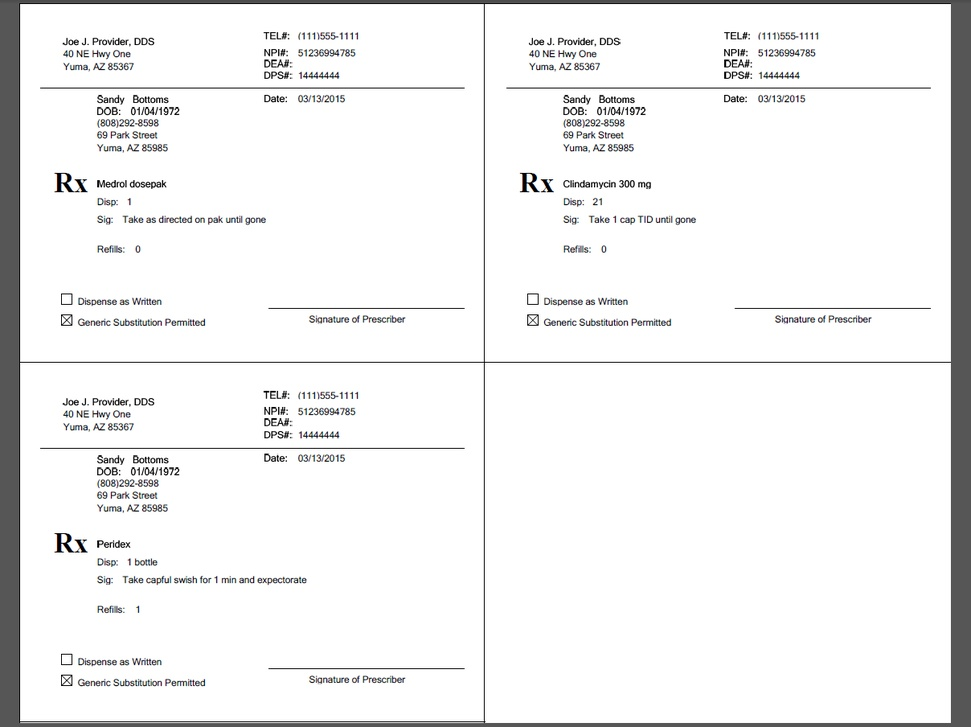
#> input picture raw.jpg, 971 x 727 px, shrunk from 1208 x 904 before the run
$ python TTT.py
#> lines starting #> are read from the running program, lines starting #| are printed output that depends on the picture; after the words box and inside, x2 and y2 are one past the last pixel; in counts of white or black regions, pixels touching at a corner belong together
#> in process_image, image is the input picture: shape (727, 971, 3); mean B, G, R 240.3, 240.3, 240.2
import cv2
import numpy as np

def enhance_contrast(image):
    lab = cv2.cvtColor(image, cv2.COLOR_BGR2LAB)
    l, a, b = cv2.split(lab)

    clahe = cv2.createCLAHE(clipLimit=2.0, tileGridSize=(8, 8))
    cl = clahe.apply(l)

    enhanced_img = cv2.merge((cl, a, b))
    return cv2.cvtColor(enhanced_img, cv2.COLOR_LAB2BGR)

def detect_edges(image):
    gray = cv2.cvtColor(image, cv2.COLOR_BGR2GRAY)

    blurred = cv2.GaussianBlur(gray, (5, 5), 0)

    edges = cv2.Canny(blurred, 50, 150)
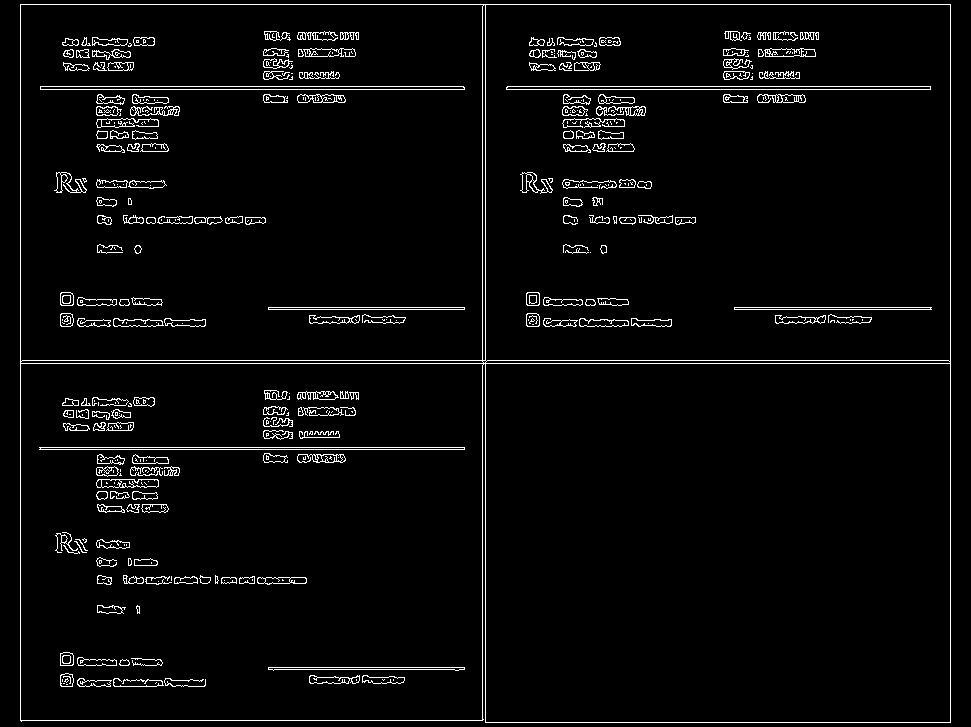
#> edges: shape (727, 971); 3.6% white in thin lines or dots
    return edges

def find_document_contour(edges):
    contours, _ = cv2.findContours(edges, cv2.RETR_EXTERNAL, cv2.CHAIN_APPROX_SIMPLE)
#> contours = 1 contour; box (x1, y1, x2, y2) and area: (20, 4, 951, 723) 665744

    contours = sorted(contours, key=cv2.contourArea, reverse=True)

    for contour in contours:
        perimeter = cv2.arcLength(contour, True)
        approx = cv2.approxPolyDP(contour, 0.02 * perimeter, True)

        if len(approx) == 4:
            return approx
#> this loop made 1 pass
#> perimeter on pass 1: 4009.9
    return None

def apply_perspective_transform(image, contour):
    pts = contour.reshape(4, 2)
    rect = np.zeros((4, 2), dtype="float32")

    s = pts.sum(axis=1)
    rect[0] = pts[np.argmin(s)]
    rect[2] = pts[np.argmax(s)]

    diff = np.diff(pts, axis=1)
    rect[1] = pts[np.argmin(diff)]
    rect[3] = pts[np.argmax(diff)]

    (tl, tr, br, bl) = rect
    widthA = np.linalg.norm(br - bl)
    widthB = np.linalg.norm(tr - tl)
    maxWidth = max(int(widthA), int(widthB))

    heightA = np.linalg.norm(tr - br)
    heightB = np.linalg.norm(tl - bl)
    maxHeight = max(int(heightA), int(heightB))

    dst = np.array([
        [0, 0],
        [maxWidth - 1, 0],
        [maxWidth - 1, maxHeight - 1],
        [0, maxHeight - 1]
    ], dtype="float32")

    M = cv2.getPerspectiveTransform(rect, dst)
    warped = cv2.warpPerspective(image, M, (maxWidth, maxHeight))
    return warped

def process_image(image_path):
    image = cv2.imread(image_path)
    original = image.copy()

    edges = detect_edges(image)
    cv2.imwrite("detect_edges.jpg", edges)

    contour = find_document_contour(edges)
    contour_image = original.copy()
    cv2.drawContours(contour_image, contour, -1, (0, 255, 0), 2)
    cv2.imwrite("draw_contours.jpg", contour_image)

    if contour is None:
        print("No document found!")
        return

    scanned = apply_perspective_transform(original, contour)
    cv2.imwrite("perspective_transform.jpg", scanned)

    final = enhance_contrast(scanned)

    cv2.imwrite("enhance_contrast.jpg", final)

process_image("raw.jpg")
